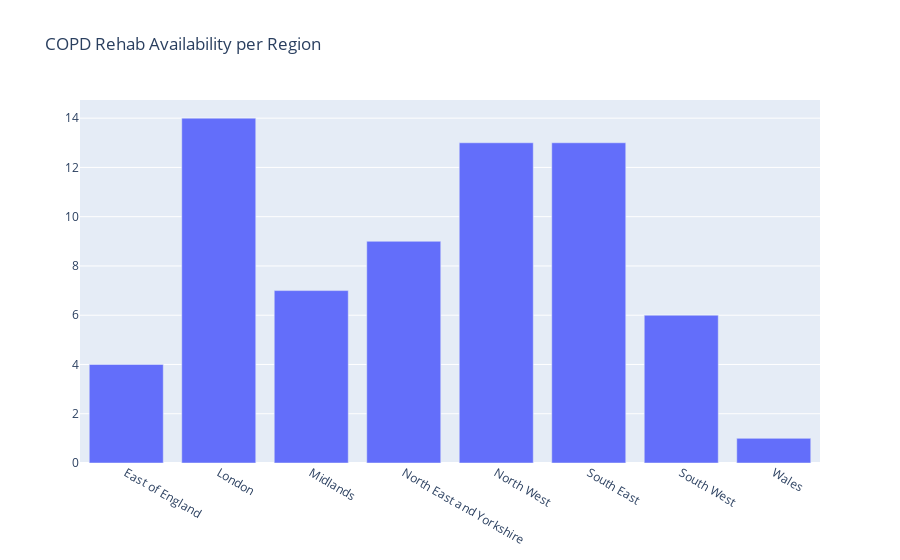

Notebook code cell kept with this figure:
### Code cell
# display the bar chart
fig.show()

### Figure 1 — Plotly figure (JSON) as saved in the notebook; plotly's stock layout.template omitted (floating-point values rounded to 4 significant figures)
{"data": [{"name": "COPD Rehab Availability", "type": "bar", "x": ["East of England", "London", "Midlands", "North East and Yorkshire", "North West", "South East", "South West", "Wales"], "y": [4, 14, 7, 9, 13, 13, 6, 1]}], "layout": {"title": {"text": "COPD Rehab Availability per Region"}}}
